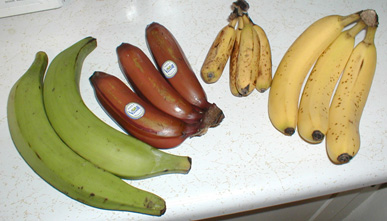
#> input picture Bananavarieties.jpg, 387 x 221 px
$ python 01-min-max-filter.py --image ../Bananavarieties.jpg
#> lines starting #> are read from the running program, lines starting #| are printed output that depends on the picture
import argparse
from PIL import Image, ImageFilter
import matplotlib.pyplot as plt


def run(image="", filter_size=3):
#> called with image = '../Bananavarieties.jpg', filter_size = 3
    img = Image.open(image)
#> img is the input picture: PIL image 387x221 RGB; mean R, G, B 180.3, 172.6, 142.9

    # apply min filter
    min_img = img.filter(ImageFilter.MinFilter(size=filter_size))
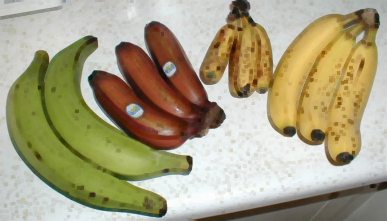
#> min_img: PIL image 387x221 RGB; mean R, G, B 168.2, 160.1, 129

    # apply max filter
    max_img = img.filter(ImageFilter.MaxFilter(size=filter_size))
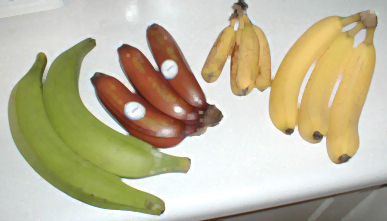
#> max_img: PIL image 387x221 RGB; mean R, G, B 190.8, 183.7, 155.9

    fig, axs = plt.subplots(ncols=3)
    axs[0].set_title("Original Image")
    axs[0].set_axis_off()
    axs[0].imshow(img, cmap="gray")
    axs[1].set_title("Min Image")
    axs[1].set_axis_off()
    axs[1].imshow(min_img, cmap="gray")
    axs[2].set_title("Max Image")
    axs[2].set_axis_off()
    axs[2].imshow(max_img, cmap="gray")
    plt.show()
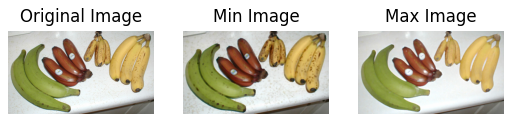
#> figure drawn by matplotlib, 3 panels


def parse_opt():
    parser = argparse.ArgumentParser()
    parser.add_argument("-i", "--image", type=str, help="path to image")
    parser.add_argument(
        "-f",
        "--filter_size",
        default=3,
        type=int,
        help="filter size, must be odd number and greater or equals to 3",
    )
    opt = parser.parse_args()
    print(vars(opt))
    return opt


def main(opt):
    try:
        run(**vars(opt))
    except Exception as e:
        print(f"Error: {e}")


if __name__ == "__main__":
    opt = parse_opt()
    main(opt)
